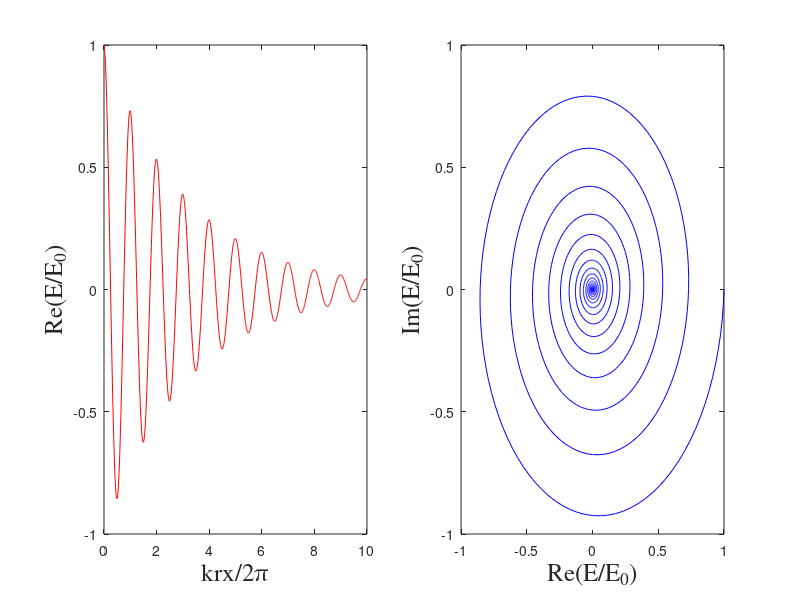

Reproduce this figure in MATLAB.
%A decaying travelling wave varies as:
%E(x) = E0 exp(-kix) exp(-jkrx) 
%with ki/kr = 0.05
krx = linspace(0, 200*pi, 10000);
kix = krx*0.05;
E0 = 10;
E = E0 * (exp(-kix) .* exp(-1j*krx));

figure('position', [300, 200, 950, 410])
%plot side by side 
subplot(1, 2, 1)
p = plot(krx/(2*pi), real(E/E0))
set(p, 'Color', 'red')
xlim([0, 10])
ylim([-1, 1])
xlabel('krx/2\pi', 'Fontsize', 18, 'Fontname', 'Times')
ylabel('Re(E/E_0)', 'Fontsize', 18, 'Fontname', 'Times')

subplot(1, 2, 2)
q = plot(real(E/E0), imag(E/E0))
set(q, 'Color', 'blue')
xlim([-1, 1])
ylim([-1, 1])
xlabel('Re(E/E_0)', 'Fontsize', 18, 'Fontname', 'Times')
ylabel('Im(E/E_0)', 'Fontsize', 18, 'Fontname', 'Times')